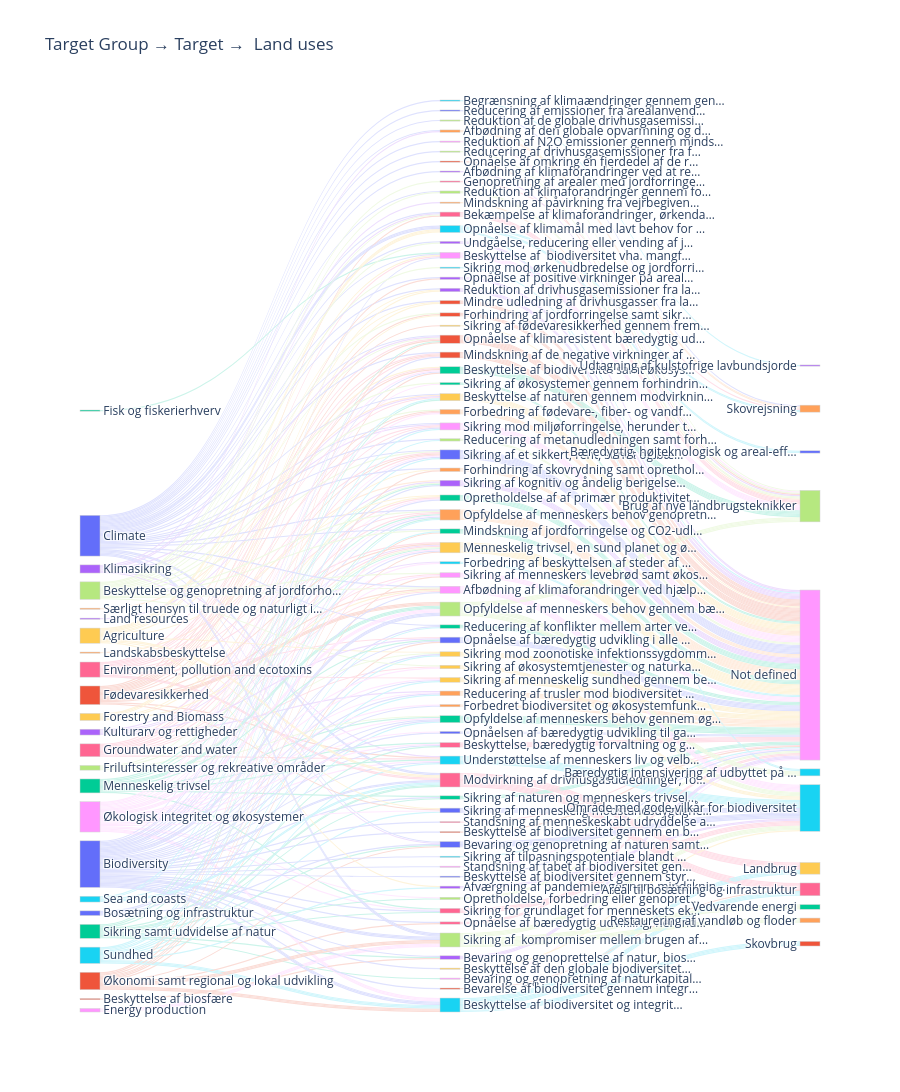

The cell this chart's notebook holds for it:
### Code cell
# Brug Plotlys palette
node_colors = plotly.colors.qualitative.Plotly

# Tildel farver til unikke labels (noder)
color_map = {label: node_colors[i % len(node_colors)] for i, label in enumerate(unique_labels)}

# Liste med farver i samme rækkefølge som unique_labels
node_colors_list = [color_map[label] for label in unique_labels]


# Funktion til at lysne farver (uden brug af gennemsigtighed)
def lighten(hex_color, factor=0.5):
    from plotly.colors import hex_to_rgb
    r, g, b = hex_to_rgb(hex_color)
    r = int(r + (255 - r) * factor)
    g = int(g + (255 - g) * factor)
    b = int(b + (255 - b) * factor)
    return f'rgb({r},{g},{b})'

# Lysnet farve til hver link ud fra source-node
link_colors = [lighten(node_colors_list[src], factor=0.8) for src in all_links['source']]



# Trin 3: Sankey-diagram
fig = go.Figure(data=[go.Sankey(
    arrangement='snap',
    node=dict(
        pad=60,
        thickness=20,
        line=dict(color="lightgray", width=0.5),
        label=list(unique_labels),
        color=node_colors_list
    ),
    link=dict(
        source=all_links['source'],
        target=all_links['target'],
        value=all_links['value'],
        color=link_colors
    )
)])
fig.update_layout(title_text="Target Group → Target →  Land uses", font_size=12, height=3000)
fig.show()

### Figure 1 — Plotly figure (JSON) as saved in the notebook; plotly's stock layout.template omitted (floating-point values rounded to 4 significant figures; data arrays with more than 128 entries replaced by an {"elided": "..."} marker saying what was removed)
{"data": [{"arrangement": "snap", "link": {"color": {"elided": "522 str values"}, "source": {"elided": "522 int values"}, "target": {"elided": "522 int values"}, "value": {"elided": "522 int values"}}, "node": {"color": ["#636EFA", "#EF553B", "#00CC96", "#AB63FA", "#FFA15A", "#19D3F3", "#FF6692", "#B6E880", "#FF97FF", "#FECB52", "#636EFA", "#EF553B", "#00CC96", "#AB63FA", "#FFA15A", "#19D3F3", "#FF6692", "#B6E880", "#FF97FF", "#FECB52", "#636EFA", "#EF553B", "#00CC96", "#AB63FA", "#FFA15A", "#19D3F3", "#FF6692", "#B6E880", "#FF97FF", "#FECB52", "#636EFA", "#EF553B", "#00CC96", "#AB63FA", "#FFA15A", "#19D3F3", "#FF6692", "#B6E880", "#FF97FF", "#FECB52", "#636EFA", "#EF553B", "#00CC96", "#AB63FA", "#FFA15A", "#19D3F3", "#FF6692", "#B6E880", "#FF97FF", "#FECB52", "#636EFA", "#EF553B", "#00CC96", "#AB63FA", "#FFA15A", "#19D3F3", "#FF6692", "#B6E880", "#FF97FF", "#FECB52", "#636EFA", "#EF553B", "#00CC96", "#AB63FA", "#FFA15A", "#19D3F3", "#FF6692", "#B6E880", "#FF97FF", "#FECB52", "#636EFA", "#EF553B", "#00CC96", "#AB63FA", "#FFA15A", "#19D3F3", "#FF6692", "#B6E880", "#FF97FF", "#FECB52", "#636EFA", "#EF553B", "#00CC96", "#AB63FA", "#FFA15A", "#19D3F3", "#FF6692", "#B6E880", "#FF97FF", "#FECB52", "#636EFA", "#EF553B", "#00CC96", "#AB63FA", "#FFA15A", "#19D3F3", "#FF6692", "#B6E880", "#FF97FF", "#FECB52", "#636EFA", "#EF553B", "#00CC96", "#AB63FA", "#FFA15A", "#19D3F3"], "label": ["Climate", "Fødevaresikkerhed", "Menneskelig trivsel", "Klimasikring", "Særligt hensyn til truede og naturligt i…", "Sundhed", "Environment, pollution and ecotoxins", "Beskyttelse og genopretning af jordforho…", "Økologisk integritet og økosystemer", "Agriculture", "Biodiversity", "Økonomi samt regional og lokal udvikling", "Sikring samt udvidelse af natur", "Kulturarv og rettigheder", "Landskabsbeskyttelse", "Sea and coasts", "Groundwater and water", "Friluftsinteresser og rekreative områder", "Energy production", "Forestry and Biomass", "Bosætning og infrastruktur", "Beskyttelse af biosfære", "Fisk og fiskerierhverv", "Land resources", "Afbødning af den globale opvarmning og d…", "Understøttelse af menneskers liv og velb…", "Modvirkning af drivhusgasudledninger, fo…", "Opfyldelse af menneskers behov gennem bæ…", "Sikring mod miljøforringelse, herunder t…", "Beskyttelse af naturen gennem modvirknin…", "Sikring af menneskelig modstandsdygtighe…", "Opnåelse af klimaresistent bæredygtig ud…", "Opretholdelse af af primær produktivitet…", "Reduktion af drivhusgasemissioner fra la…", "Opfyldelse af menneskers behov genopretn…", "Beskyttelse af biodiversitet og integrit…", "Bekæmpelse af klimaforandringer, ørkenda…", "Reduktion af de globale drivhusgasemissi…", "Reduktion af N2O emissioner gennem minds…", "Menneskelig trivsel, en sund planet og ø…", "Bevaring og genopretning af naturen samt…", "Forhindring af jordforringelse samt sikr…", "Sikring af naturen og menneskers trivsel…", "Sikring af kognitiv og åndelig berigelse…", "Reducering af trusler mod biodiversitet …", "Opnåelse af klimamål med lavt behov for …", "Sikring for grundlaget for menneskets ek…", "Reduktion af klimaforandringer gennem fo…", "Afbødning af klimaforandringer ved hjælp…", "Sikring mod zoonotiske infektionssygdomm…", "Sikring af et sikkert, rent, sundt og bæ…", "Mindre udledning af drivhusgasser fra la…", "Opfyldelse af menneskers behov gennem øg…", "Bevaring og genoprettelse af natur, bios…", "Forbedret biodiversitet og økosystemfunk…", "Forbedring af beskyttelsen af steder af …", "Opnåelse af bæredygtig udvikling, herund…", "Sikring af  kompromiser mellem brugen af…", "Beskyttelse af  biodiversitet vha. mangf…", "Sikring af økosystemtjenester og naturka…", "Opnåelse af bæredygtig udvikling i alle …", "Mindskning af de negative virkninger af …", "Reducering af konflikter mellem arter ve…", "Undgåelse, reducering eller vending af j…", "Forbedring af fødevare-, fiber- og vandf…", "Begrænsning af klimaændringer gennem gen…", "Beskyttelse, bæredygtig forvaltning og g…", "Opretholdelse, forbedring eller genopret…", "Bevaring og genopretning af naturkapital…", "Sikring af fødevaresikkerhed gennem frem…", "Reducering af emissioner fra arealanvend…", "Bevarelse af biodiversitet gennem integr…", "Beskyttelse af biodiversitet samt økosys…", "Opnåelse af positive virkninger på areal…", "Forhindring af skovrydning samt oprethol…", "Sikring mod ørkenudbredelse og jordforri…", "Standsning af menneskeskabt udryddelse a…", "Reducering af metanudledningen samt forh…", "Sikring af menneskers levebrød samt økos…", "Sikring af menneskelig sundhed gennem be…", "Opnåelsen af bæredygtig udvikling til ga…", "Beskyttelse af biodiversitet gennem en b…", "Mindskning af jordforringelse og CO2-udl…", "Afværgning af pandemier gennem mindsknin…", "Mindskning af påvirkning fra vejrbegiven…", "Sikring af tilpasningspotentiale blandt …", "Genopretning af arealer med jordforringe…", "Reducering af drivhusgasemissioner fra f…", "Standsning af tabet af biodiversitet gen…", "Beskyttelse af den globale biodiversitet…", "Beskyttelse af biodiversitet gennem styr…", "Opnåelse af omkring en fjerdedel af de r…", "Sikring af økosystemer gennem forhindrin…", "Afbødning af klimaforandringer ved at re…", "Skovrejsning", "Område med gode vilkår for biodiversitet", "Areal til bosætning og infrastruktur", "Brug af nye landbrugsteknikker", "Not defined", "Landbrug", " Bæredygtig, højteknologisk og areal-eff…", "Skovbrug", "Vedvarende energi", "Udtagning af kulstofrige lavbundsjorde", "Restaurering af vandløb og floder", "Bæredygtig intensivering af udbyttet på …"], "line": {"color": "lightgray", "width": 0.5}, "pad": 60, "thickness": 20}, "type": "sankey"}], "layout": {"font": {"size": 12}, "height": 3000, "title": {"text": "Target Group → Target →  Land uses"}}}
